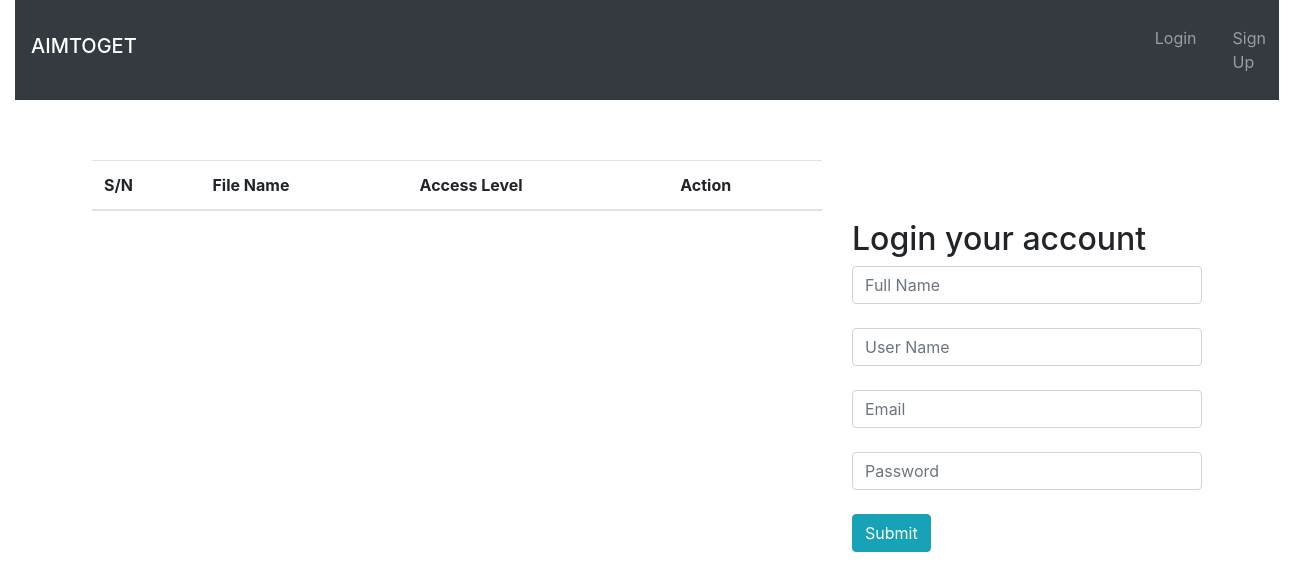
/register.php, run on an earlier commit of the app's database.
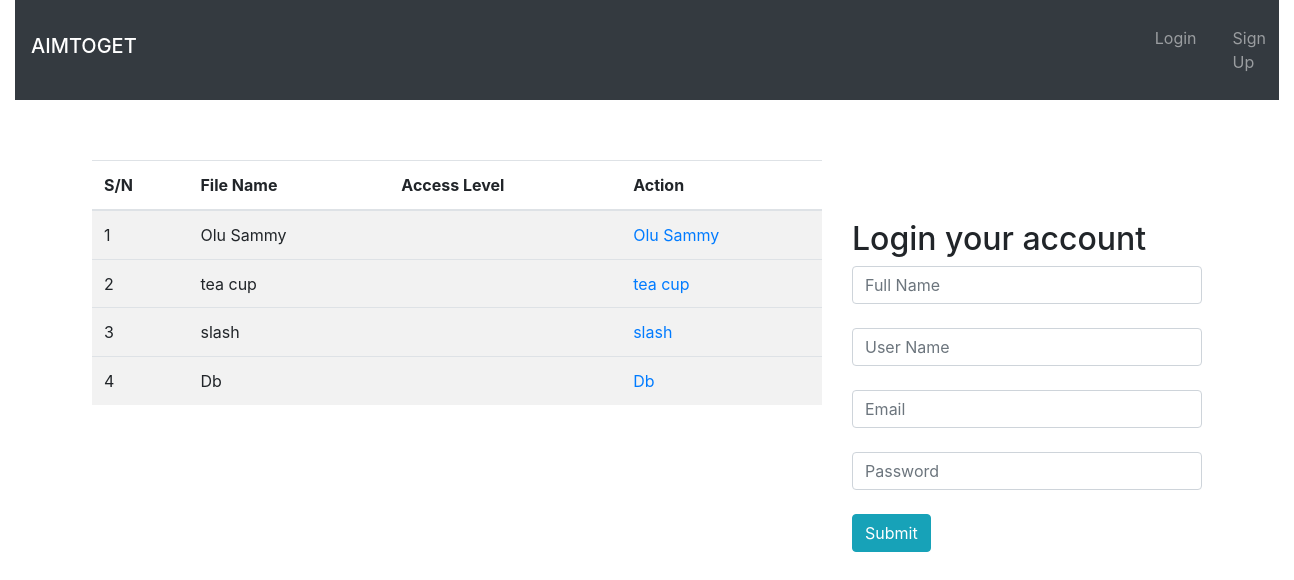
And on a later commit of the database.
### tables this page shows
CREATE TABLE `uploads` (
  `id` int(10) NOT NULL,
  `userid` int(10) NOT NULL,
  `name` varchar(20) NOT NULL,
  `file` varchar(20) NOT NULL,
  `access_level` int(11) NOT NULL
);

### Connect.php (called while the page is built)
<?php
class Connect
{
    private $connect;
    public function __construct()
    {
        $dbhost = 'localhost';
        $dbname = 'uploaddb';
        $dbuser = 'root';
        $dbpass = '';
        try {
            $this->connect = new \PDO("mysql:host=$dbhost;dbname=$dbname", $dbuser, $dbpass);
            $this->connect->setAttribute(PDO::ATTR_ERRMODE, PDO::ERRMODE_EXCEPTION);
        } catch (\PDOException $e) {
            exit($e->getMessage());
        }
    }
    public function getConnect()
    {
        return $this->connect;
    }
}

### lib/Library.php (called while the page is built, shortened)
<?php
require "Connect.php";
class Library
{
    public function __construct()
    {
        $this->connection = (new Connect())->getConnect();
    }
}

### register.php (the view, shortened to what this page needs)
<?php
	require __DIR__."/lib/Library.php";
    $app = new Library();
?>
<!DOCTYPE html>
<html>
<head>
		<link type="text/css" rel="stylesheet" href="bootstrap/bootstrap.min.css">
        <link rel="stylesheet" type="text/css" href="css/style.css">
</head>
<body>
		<div class="container-fluid">
			<nav class="navbar navbar-expand-sm bg-dark navbar-dark">
				<a href="index.php"><h5><span class="hd">AIMTOGET</span></h5></a>
				<div class="header mr-auto">
				<ul class="navbar-nav">
					<li class="nav-item"><a class="nav-link" href="index.php">Login</a></li>
					<li class="nav-item"><a class="nav-link" href="signup.php">Sign Up</a></li>
				</ul>
				</div>
			</nav>
			<div class="container">
			<div class="fm row">
				<div class="col-8">
					<table class="table table-striped">
						<thead>
							<tr>
								<th>S/N</th>
								<th>File Name</th>
								<th>Access Level</th>
								<th>Action</th>
							</tr>
						</thead>
						<tbody>
							<?php
									$statement = "SELECT * FROM uploads ORDER BY id ASC";
                                    $statement = $app->connection->query($statement);
                                        foreach ($rows = $statement->fetchAll(\PDO::FETCH_ASSOC) as $row) {
											$name = $row['name'];
                                            echo"<tr>
													<td>$row[id]</td>
													<td>$row[name]</td>
													<td>$row[descript]</td>
													<td><a href='download.php?filename=".$name."'>$row[name]</a></td>
												<tr>";
                                        }
                            ?>
						</tbody>
					</table>
				</div>
				<div class="fm col-4">
					<form method="post" action="<?php echo $_SERVER['PHP_SELF']; ?>">
						<h2>Login your account</h2>
						<input type="text" class="form-control" name="fullname" placeholder="Full Name" required><br>
						<input type="text" class="form-control" name="username" placeholder="User Name" required><br>
						<input type="text" class="form-control" name="email" placeholder="Email" required><br>
						<input type="password" class="form-control" name="password" placeholder="Password" required><br>
						<input class="btn btn-info" type="submit" name="btnSubmit">
					</form>
				</div>
			</div>
			</div>
		</div>
</body>
</html>

### css/style.css (style rules this page uses)
.header { margin-left: 1000px; }
ul li { margin: 10px }
.fm { margin-top: 60px; }
.hd { color: white; }

What changed in the data, as far as the page shows it:
added uploads: id "1", name "Olu Sammy"
added uploads: id "2", name "tea cup"
added uploads: id "3", name "slash"
added uploads: id "4", name "Db"
